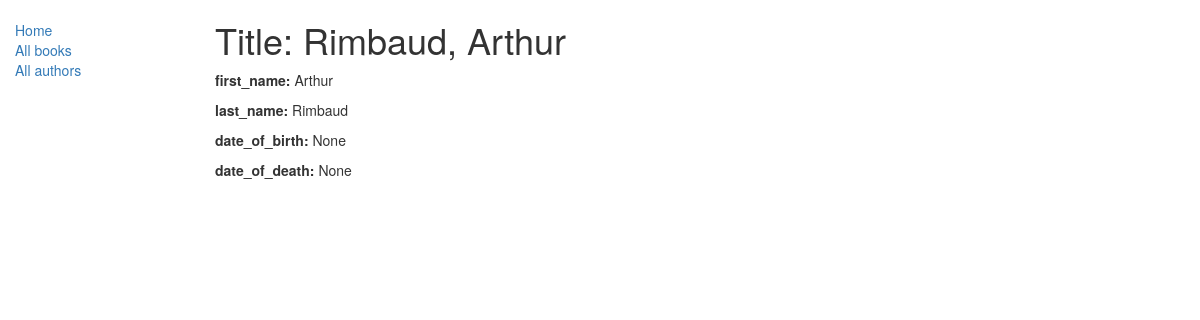
/catalog/author/2, run on the app's committed database.
### catalog/models.py (models this page shows, shortened)
class Author(models.Model):
    first_name = models.CharField(max_length=100)
    last_name = models.CharField(max_length=100)
    date_of_birth = models.DateField(null=True, blank=True)
    date_of_death = models.DateField('Died', null=True, blank=True)
    def __str__(self):
        return '%s, %s' % (self.last_name, self.first_name)

### catalog/views.py (the view)
# urls.py: url(r'^author/(?P<pk>\d+)$', views.AuthorDetailView.as_view(), name='author-detail'),
class AuthorDetailView(generic.DetailView):
    model = Author

### templates/catalog/author_detail.html (shortened to what this page needs)
{% extends "base_generic.html" %}
{% block content %}
  <h1>Title: {{ author }}</h1>
  <p><strong>first_name:</strong> {{ author.first_name }}</a></p>
  <p><strong>last_name:</strong> {{ author.last_name }}</p>
  <p><strong>date_of_birth:</strong> {{ author.date_of_birth }}</p>
  <p><strong>date_of_death:</strong> {{ author.date_of_death }}</p>
{% endblock %}

### data on the page
Author: last_name+first_name "Rimbaud, Arthur", first_name "Arthur", last_name "Rimbaud", date_of_birth "None", date_of_death "None"
